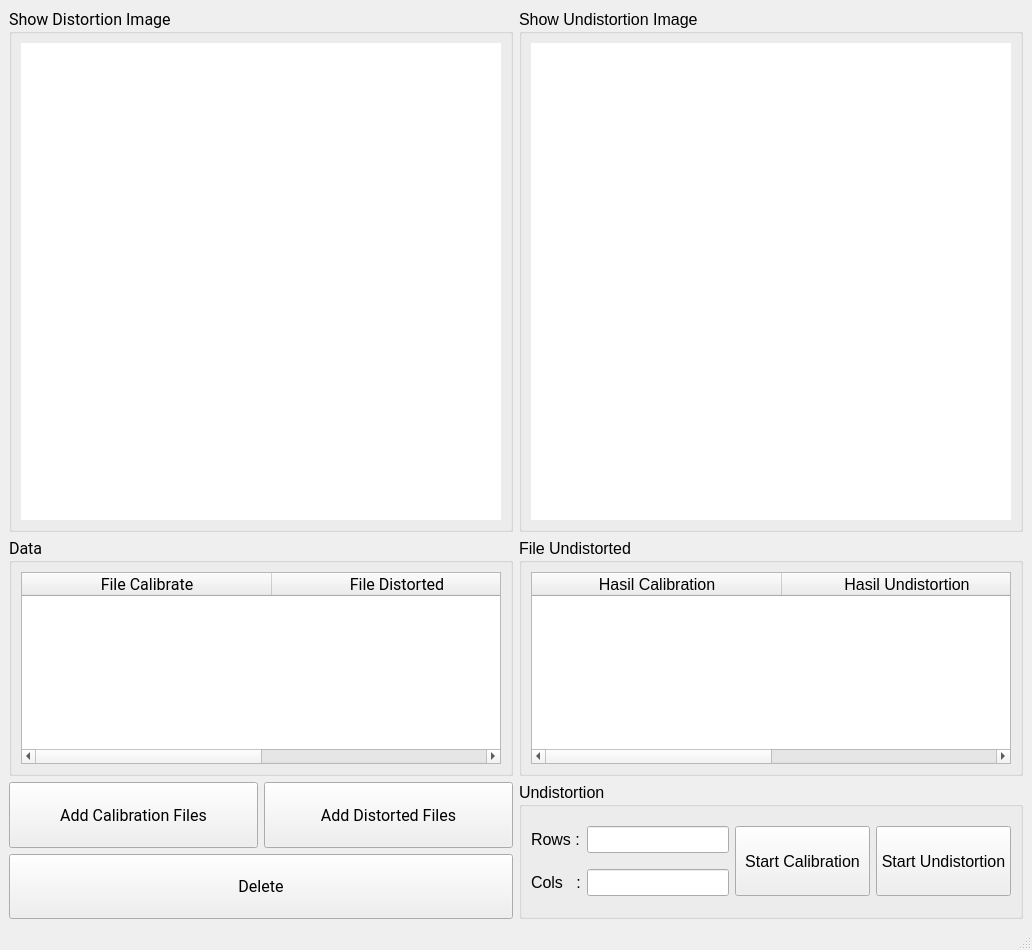
<?xml version="1.0" encoding="UTF-8"?>
<ui version="4.0">
 <class>MainWindow</class>
 <widget class="QMainWindow" name="MainWindow">
  <property name="geometry">
   <rect>
    <x>0</x>
    <y>0</y>
    <width>1032</width>
    <height>950</height>
   </rect>
  </property>
  <property name="sizePolicy">
   <sizepolicy hsizetype="Expanding" vsizetype="Expanding">
    <horstretch>0</horstretch>
    <verstretch>0</verstretch>
   </sizepolicy>
  </property>
  <property name="minimumSize">
   <size>
    <width>1032</width>
    <height>950</height>
   </size>
  </property>
  <property name="maximumSize">
   <size>
    <width>16777215</width>
    <height>9999</height>
   </size>
  </property>
  <property name="windowTitle">
   <string>MainWindow</string>
  </property>
  <widget class="QWidget" name="centralwidget">
   <layout class="QGridLayout" name="gridLayout_17">
    <item row="1" column="0" rowspan="2">
     <widget class="QGroupBox" name="groupBox_Tabel_File">
      <property name="sizePolicy">
       <sizepolicy hsizetype="Expanding" vsizetype="Expanding">
        <horstretch>0</horstretch>
        <verstretch>0</verstretch>
       </sizepolicy>
      </property>
      <property name="minimumSize">
       <size>
        <width>504</width>
        <height>220</height>
       </size>
      </property>
      <property name="font">
       <font>
        <family>Roboto</family>
        <pointsize>12</pointsize>
       </font>
      </property>
      <property name="title">
       <string>Data</string>
      </property>
      <layout class="QGridLayout" name="gridLayout_15">
       <item row="0" column="0">
        <widget class="QTableWidget" name="tableWidget_Tabel_File">
         <property name="lineWidth">
          <number>0</number>
         </property>
         <property name="gridStyle">
          <enum>Qt::SolidLine</enum>
         </property>
         <attribute name="horizontalHeaderCascadingSectionResizes">
          <bool>true</bool>
         </attribute>
         <attribute name="horizontalHeaderDefaultSectionSize">
          <number>250</number>
         </attribute>
         <attribute name="horizontalHeaderMinimumSectionSize">
          <number>100</number>
         </attribute>
         <attribute name="horizontalHeaderShowSortIndicator" stdset="0">
          <bool>true</bool>
         </attribute>
         <attribute name="horizontalHeaderStretchLastSection">
          <bool>false</bool>
         </attribute>
         <attribute name="verticalHeaderCascadingSectionResizes">
          <bool>false</bool>
         </attribute>
         <attribute name="verticalHeaderDefaultSectionSize">
          <number>22</number>
         </attribute>
         <attribute name="verticalHeaderMinimumSectionSize">
          <number>18</number>
         </attribute>
         <attribute name="verticalHeaderStretchLastSection">
          <bool>false</bool>
         </attribute>
         <column>
          <property name="text">
           <string>File Calibrate</string>
          </property>
         </column>
         <column>
          <property name="text">
           <string>File Distorted</string>
          </property>
         </column>
        </widget>
       </item>
      </layout>
     </widget>
    </item>
    <item row="0" column="1">
     <widget class="QGroupBox" name="show_image_undistortion">
      <property name="sizePolicy">
       <sizepolicy hsizetype="Expanding" vsizetype="Expanding">
        <horstretch>0</horstretch>
        <verstretch>0</verstretch>
       </sizepolicy>
      </property>
      <property name="minimumSize">
       <size>
        <width>504</width>
        <height>523</height>
       </size>
      </property>
      <property name="font">
       <font>
        <pointsize>12</pointsize>
       </font>
      </property>
      <property name="title">
       <string>Show Undistortion Image</string>
      </property>
      <layout class="QGridLayout" name="gridLayout_7">
       <item row="0" column="0">
        <widget class="QLabel" name="label_Proses">
         <property name="autoFillBackground">
          <bool>false</bool>
         </property>
         <property name="styleSheet">
          <string notr="true">background-color: rgb(255, 255, 255);</string>
         </property>
         <property name="text">
          <string/>
         </property>
        </widget>
       </item>
      </layout>
     </widget>
    </item>
    <item row="0" column="0">
     <widget class="QGroupBox" name="show_image_distortion">
      <property name="sizePolicy">
       <sizepolicy hsizetype="Expanding" vsizetype="Expanding">
        <horstretch>0</horstretch>
        <verstretch>0</verstretch>
       </sizepolicy>
      </property>
      <property name="minimumSize">
       <size>
        <width>504</width>
        <height>523</height>
       </size>
      </property>
      <property name="font">
       <font>
        <family>Roboto</family>
        <pointsize>12</pointsize>
       </font>
      </property>
      <property name="layoutDirection">
       <enum>Qt::LeftToRight</enum>
      </property>
      <property name="title">
       <string>Show Distortion Image</string>
      </property>
      <layout class="QGridLayout" name="gridLayout_14">
       <property name="sizeConstraint">
        <enum>QLayout::SetDefaultConstraint</enum>
       </property>
       <item row="0" column="0">
        <widget class="QLabel" name="label_Camera">
         <property name="autoFillBackground">
          <bool>false</bool>
         </property>
         <property name="styleSheet">
          <string notr="true">background-color: rgb(255, 255, 255);</string>
         </property>
         <property name="text">
          <string/>
         </property>
        </widget>
       </item>
      </layout>
     </widget>
    </item>
    <item row="1" column="1" rowspan="2">
     <widget class="QGroupBox" name="groupBox">
      <property name="font">
       <font>
        <pointsize>12</pointsize>
       </font>
      </property>
      <property name="title">
       <string>File Undistorted</string>
      </property>
      <layout class="QGridLayout" name="gridLayout_8">
       <item row="0" column="0">
        <widget class="QTableWidget" name="tableWidget_File_Undistortion">
         <property name="gridStyle">
          <enum>Qt::SolidLine</enum>
         </property>
         <attribute name="horizontalHeaderDefaultSectionSize">
          <number>250</number>
         </attribute>
         <attribute name="horizontalHeaderMinimumSectionSize">
          <number>100</number>
         </attribute>
         <column>
          <property name="text">
           <string>Hasil Calibration</string>
          </property>
         </column>
         <column>
          <property name="text">
           <string>Hasil Undistortion</string>
          </property>
         </column>
        </widget>
       </item>
      </layout>
     </widget>
    </item>
    <item row="3" column="1" rowspan="2">
     <layout class="QGridLayout" name="gridLayout">
      <item row="0" column="1">
       <widget class="QGroupBox" name="groupBox_2">
        <property name="font">
         <font>
          <pointsize>12</pointsize>
         </font>
        </property>
        <property name="title">
         <string>Undistortion</string>
        </property>
        <layout class="QGridLayout" name="gridLayout_6">
         <item row="0" column="0">
          <widget class="QLabel" name="label">
           <property name="text">
            <string>Rows :</string>
           </property>
          </widget>
         </item>
         <item row="0" column="1">
          <layout class="QGridLayout" name="gridLayout_4">
           <item row="0" column="0">
            <widget class="QLineEdit" name="lineEdit_Rows"/>
           </item>
          </layout>
         </item>
         <item row="0" column="2" rowspan="2">
          <layout class="QGridLayout" name="gridLayout_2">
           <item row="0" column="0">
            <widget class="QPushButton" name="pushButton_Start_Calibration">
             <property name="sizePolicy">
              <sizepolicy hsizetype="Expanding" vsizetype="Expanding">
               <horstretch>0</horstretch>
               <verstretch>0</verstretch>
              </sizepolicy>
             </property>
             <property name="font">
              <font>
               <pointsize>12</pointsize>
              </font>
             </property>
             <property name="text">
              <string>Start Calibration</string>
             </property>
            </widget>
           </item>
          </layout>
         </item>
         <item row="0" column="3" rowspan="2">
          <layout class="QGridLayout" name="gridLayout_3">
           <item row="0" column="0">
            <widget class="QPushButton" name="pushButton_Start_Undistorted">
             <property name="sizePolicy">
              <sizepolicy hsizetype="Expanding" vsizetype="Expanding">
               <horstretch>0</horstretch>
               <verstretch>0</verstretch>
              </sizepolicy>
             </property>
             <property name="font">
              <font>
               <pointsize>12</pointsize>
              </font>
             </property>
             <property name="text">
              <string>Start Undistortion</string>
             </property>
            </widget>
           </item>
          </layout>
         </item>
         <item row="1" column="0">
          <widget class="QLabel" name="label_3">
           <property name="text">
            <string>Cols   :</string>
           </property>
          </widget>
         </item>
         <item row="1" column="1">
          <layout class="QGridLayout" name="gridLayout_5">
           <item row="0" column="0">
            <widget class="QLineEdit" name="lineEdit_Cols"/>
           </item>
          </layout>
         </item>
        </layout>
       </widget>
      </item>
     </layout>
    </item>
    <item row="4" column="0">
     <widget class="QPushButton" name="pushButton_Delete_File">
      <property name="sizePolicy">
       <sizepolicy hsizetype="Expanding" vsizetype="Expanding">
        <horstretch>0</horstretch>
        <verstretch>0</verstretch>
       </sizepolicy>
      </property>
      <property name="minimumSize">
       <size>
        <width>504</width>
        <height>65</height>
       </size>
      </property>
      <property name="font">
       <font>
        <family>Roboto</family>
        <pointsize>12</pointsize>
       </font>
      </property>
      <property name="text">
       <string>Delete</string>
      </property>
     </widget>
    </item>
    <item row="3" column="0">
     <layout class="QGridLayout" name="gridLayout_Load_Save">
      <item row="0" column="1">
       <widget class="QPushButton" name="pushButton_Load_File_Distorted">
        <property name="sizePolicy">
         <sizepolicy hsizetype="Expanding" vsizetype="Expanding">
          <horstretch>0</horstretch>
          <verstretch>0</verstretch>
         </sizepolicy>
        </property>
        <property name="minimumSize">
         <size>
          <width>248</width>
          <height>63</height>
         </size>
        </property>
        <property name="font">
         <font>
          <family>Roboto</family>
          <pointsize>12</pointsize>
         </font>
        </property>
        <property name="text">
         <string>Add Distorted Files</string>
        </property>
       </widget>
      </item>
      <item row="0" column="0">
       <widget class="QPushButton" name="pushButton_Load_File_Calibrate">
        <property name="sizePolicy">
         <sizepolicy hsizetype="Expanding" vsizetype="Expanding">
          <horstretch>0</horstretch>
          <verstretch>0</verstretch>
         </sizepolicy>
        </property>
        <property name="minimumSize">
         <size>
          <width>248</width>
          <height>63</height>
         </size>
        </property>
        <property name="font">
         <font>
          <family>Roboto</family>
          <pointsize>12</pointsize>
         </font>
        </property>
        <property name="text">
         <string>Add Calibration Files</string>
        </property>
       </widget>
      </item>
     </layout>
    </item>
   </layout>
  </widget>
  <widget class="QMenuBar" name="menubar">
   <property name="geometry">
    <rect>
     <x>0</x>
     <y>0</y>
     <width>1032</width>
     <height>18</height>
    </rect>
   </property>
  </widget>
  <widget class="QStatusBar" name="statusbar"/>
 </widget>
 <resources/>
 <connections/>
</ui>
